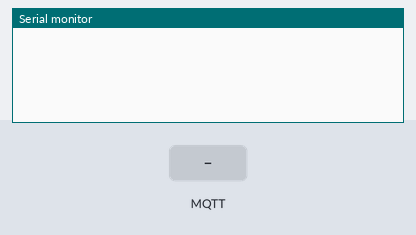
The sketch below on a simulated ESP32. On the bench: the last lines printed to the serial monitor. The test bench sets the inputs (shaded band). No MQTT or app messages arrive unless stated.

Above: at 2.3 s.
2.4 s: MQTT message "1" arrives on the first subscribed topic
At 2.7 s:
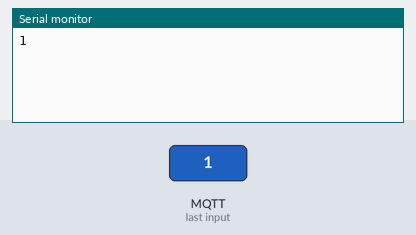
3.9 s: MQTT message "on" arrives on the first subscribed topic
At 5.1 s:
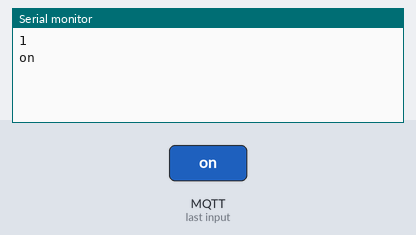
5.4 s: MQTT message "off" arrives on the first subscribed topic
At 6.2 s:
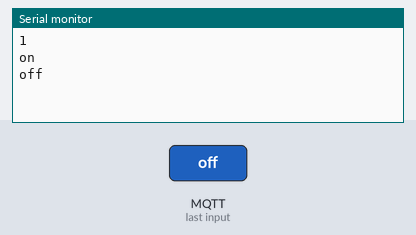

The sketch:

mqtt_client_esp32.ino
```cpp
// Ket* test mqtt-client menggunakan MQTTBox
// host : broker.mqtt-dashboard.com

#include "EspMQTTClient.h"

EspMQTTClient client(
  "Bubu    ", // SSID
  "SayurBayem", // Password
  "broker.mqtt-dashboard.com",
  "TestClient", // nama client, bebas
  1883        // portnya 1883 default, liat di broker.mqtt-dashboard.com
);

void setup()
{
  Serial.begin(115200);
  client.enableDebuggingMessages();
  client.enableHTTPWebUpdater();
  client.enableLastWillMessage("TestClient", "Server Offline");
}

void onConnectionEstablished()
{
  client.subscribe("test", [](const String & payload) {
    Serial.println(payload);
  });

  client.publish("test", "Tes pesan pertama");

  client.executeDelayed(5 * 1000, []() {
    client.publish("test", "Pesan akan dikirim 5 detik");
  });
}

void loop()
{
  client.loop();
}
```

Measured:
- after the input at 2.4 s, the serial monitor: prints a new line at once (image 1)
- after the input at 3.9 s, the serial monitor: prints a new line at once (image 2)
- after the input at 5.4 s, the serial monitor: prints a new line at once (image 3)
